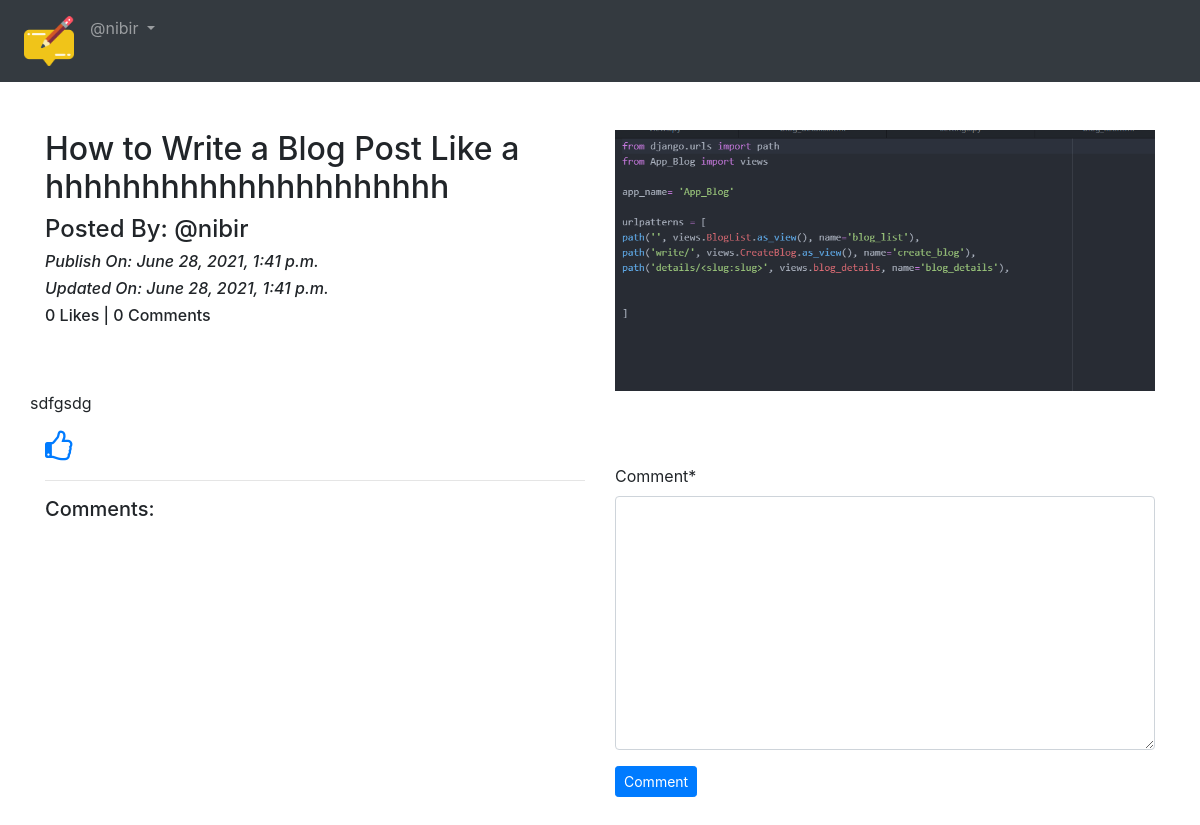
/blog/details/how-to-write-a-blog-post-like-a-hhhhhhhhhhhhhhhhhhhhh (signed in), run on the app's committed database.
### App_Blog/models.py (models this page shows, shortened)
class Blog(models.Model):
    author = models.ForeignKey(User, on_delete=models.CASCADE, related_name='post_auther')
    blog_title = models.CharField(max_length=264, verbose_name="Put a Title")
    slug = models.SlugField(max_length=264, unique=True)
    blog_content = models.TextField(verbose_name="what is your mind?")
    blog_image = models.ImageField(upload_to='blog_images', verbose_name="Image")
    publish_date = models.DateTimeField(auto_now_add=True)
    update_date = models.DateTimeField(auto_now=True)
    class Meta:
        ordering = ('-publish_date',)

### App_Blog/views.py (the view, shortened to what this page needs)
# urls.py: path('details/<slug:slug>', views.blog_details, name='blog_details'),
@login_required
def blog_details(request, slug):
    blog = Blog.objects.get(slug=slug)
    comment_form = CommentForm()
    already_liked = Like.objects.filter(blog=blog, user=request.user)
    if already_liked:
        liked = True
    else:
        liked = False
    return render(request, 'App_Blog/blog_details.html', context={'blog':blog, 'comment_form':comment_form, 'liked':liked})

### App_Blog/forms.py
class CommentForm(forms.ModelForm):
    class Meta:
        model = Comment
        fields = ('comment',)

### templates/App_Blog/blog_details.html (shortened to what this page needs)
{% extends 'base.html' %}
{% load crispy_forms_tags %}
{% block body_block %}
<div class="row">
  <div class="col-sm-6">
    <h2>{{blog.blog_title}}</h2>
    <h4>Posted By: @{{blog.author}}</h4>
    <i><h6>Publish On: {{blog.publish_date}}</h6></i>
    <i><h6>Updated On: {{blog.update_date}}</h6></i>
    <h6>{{blog.liked_blog.count}} Likes | {{blog.blog_comment.count}} Comments</h6>
  </div>
  <div class="col-sm-6">
    <img src="/media/{{blog.blog_image}}" width="100%">
  </div>
  <p>{{blog.blog_content|linebreaks}}</p>
</div>
  {% if not liked %}
<a href="{% url 'App_Blog:liked_post' pk=blog.pk %}"><i class="fa fa-thumbs-o-up fa-2x" aria-hidden="true"></i></a>
{% else %}
<a href="{% url 'App_Blog:unliked_post' pk=blog.pk %}"><i class="fa fa-thumbs-o-down fa-2x" aria-hidden="true"></i></a>
{% endif %}
<div class="row">
  <div class="col-sm-6">
    <hr>
    <h5>Comments:</h5>
  </div>
    <div class="col-sm-6">
      <form method="POST">
        {{comment_form|crispy}}
        <button type="submit" name="button" class="btn btn-primary btn-sm">Comment</button>
      </form>
    </div>
</div>
<br>
 <br>
{% endblock %}

### templates/base.html (shortened to what this page needs)
<!DOCTYPE html>
<html lang="en" dir="ltr">
  <head>
    <link rel="stylesheet" href="https://maxcdn.bootstrapcdn.com/bootstrap/4.4.1/css/bootstrap.min.css">
<link href="https://maxcdn.bootstrapcdn.com/font-awesome/4.7.0/css/font-awesome.min.css" rel="stylesheet">
  </head>
  <body>
  <nav class="navbar navbar-expand-sm bg-dark navbar-dark">
    <ul class="navbar-nav">
        <li class="nav-item active">
          <a class="nav-link" href="{% url 'index' %}"><img src="/media/logo.png" width="50px" alt=""></a>
        </li>
        {% if user.is_authenticated %}
        <div class="nav-item dropdown">
          <a class="nav-link dropdown-toggle" href="#" id="navbardrop" data-toggle="dropdown">
          @{{user.username}}
        </a>
        </div>
        {% endif %}
      </ul>
  </nav>
  <div class="container pt-5">
    {% block body_block %}
    {% endblock %}
  </div>
  </body>
</html>

### data on the page
Blog: blog_title "How to Write a Blog Post Like a hhhhhhhhhhhhhhhhhhhhh", author "nibir", publish_date "June 28, 2021, 1:41 p.m.", update_date "June 28, 2021, 1:41 p.m.", liked_blog.count "0", blog_comment.count "0", blog_image (picture), blog_content "sdfgsdg"

### other printed values
{{ user.username }} "nibir"
